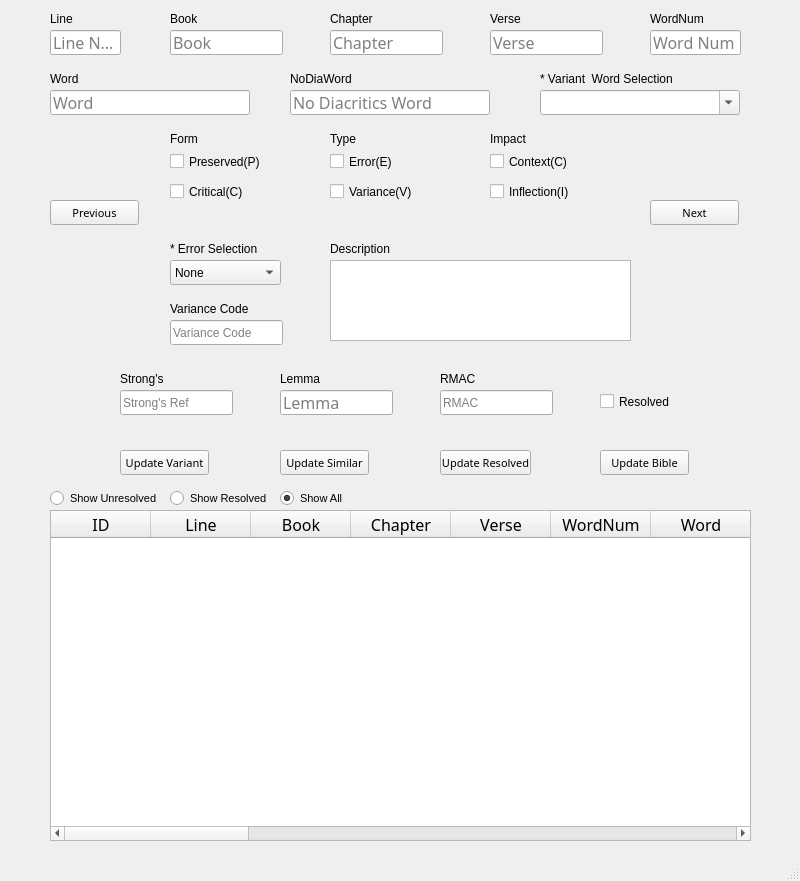
<?xml version="1.0" encoding="UTF-8"?>
<ui version="4.0">
 <class>MainWindow</class>
 <widget class="QMainWindow" name="MainWindow">
  <property name="geometry">
   <rect>
    <x>0</x>
    <y>0</y>
    <width>800</width>
    <height>881</height>
   </rect>
  </property>
  <property name="windowTitle">
   <string>Variant Resolution</string>
  </property>
  <widget class="QWidget" name="centralwidget">
   <widget class="QCheckBox" name="PreservedCkBox">
    <property name="geometry">
     <rect>
      <x>170</x>
      <y>150</y>
      <width>111</width>
      <height>23</height>
     </rect>
    </property>
    <property name="text">
     <string>Preserved(P)</string>
    </property>
   </widget>
   <widget class="QCheckBox" name="CriticalCkBox">
    <property name="geometry">
     <rect>
      <x>170</x>
      <y>180</y>
      <width>92</width>
      <height>23</height>
     </rect>
    </property>
    <property name="text">
     <string>Critical(C)</string>
    </property>
   </widget>
   <widget class="QLabel" name="FormLabel">
    <property name="geometry">
     <rect>
      <x>170</x>
      <y>130</y>
      <width>67</width>
      <height>17</height>
     </rect>
    </property>
    <property name="text">
     <string>Form</string>
    </property>
   </widget>
   <widget class="QLabel" name="TypeLabel">
    <property name="geometry">
     <rect>
      <x>330</x>
      <y>130</y>
      <width>67</width>
      <height>17</height>
     </rect>
    </property>
    <property name="text">
     <string>Type</string>
    </property>
   </widget>
   <widget class="QCheckBox" name="ErrorCkBox">
    <property name="geometry">
     <rect>
      <x>330</x>
      <y>150</y>
      <width>92</width>
      <height>23</height>
     </rect>
    </property>
    <property name="text">
     <string>Error(E)</string>
    </property>
   </widget>
   <widget class="QCheckBox" name="VarianceCkBox">
    <property name="geometry">
     <rect>
      <x>330</x>
      <y>180</y>
      <width>101</width>
      <height>23</height>
     </rect>
    </property>
    <property name="text">
     <string>Variance(V)</string>
    </property>
   </widget>
   <widget class="QLabel" name="ImpactLabel">
    <property name="geometry">
     <rect>
      <x>490</x>
      <y>130</y>
      <width>67</width>
      <height>17</height>
     </rect>
    </property>
    <property name="text">
     <string>Impact</string>
    </property>
   </widget>
   <widget class="QCheckBox" name="ContextCkBox">
    <property name="geometry">
     <rect>
      <x>490</x>
      <y>150</y>
      <width>92</width>
      <height>23</height>
     </rect>
    </property>
    <property name="text">
     <string>Context(C)</string>
    </property>
   </widget>
   <widget class="QCheckBox" name="InflectionCkBox">
    <property name="geometry">
     <rect>
      <x>490</x>
      <y>180</y>
      <width>101</width>
      <height>23</height>
     </rect>
    </property>
    <property name="text">
     <string>Inflection(I)</string>
    </property>
   </widget>
   <widget class="QLabel" name="ErrorCodeLabel">
    <property name="geometry">
     <rect>
      <x>170</x>
      <y>240</y>
      <width>111</width>
      <height>17</height>
     </rect>
    </property>
    <property name="text">
     <string>* Error Selection</string>
    </property>
   </widget>
   <widget class="QComboBox" name="ErrorCodeCombo">
    <property name="geometry">
     <rect>
      <x>170</x>
      <y>260</y>
      <width>111</width>
      <height>25</height>
     </rect>
    </property>
    <item>
     <property name="text">
      <string>None</string>
     </property>
    </item>
    <item>
     <property name="text">
      <string>Addition-A</string>
     </property>
    </item>
    <item>
     <property name="text">
      <string>Diacritic-D</string>
     </property>
    </item>
    <item>
     <property name="text">
      <string>RMAC-M</string>
     </property>
    </item>
    <item>
     <property name="text">
      <string>Omission-O</string>
     </property>
    </item>
    <item>
     <property name="text">
      <string>Punctuation-P</string>
     </property>
    </item>
    <item>
     <property name="text">
      <string>Strong's-S</string>
     </property>
    </item>
    <item>
     <property name="text">
      <string>Spelling-X</string>
     </property>
    </item>
    <item>
     <property name="text">
      <string>Spacing-Y</string>
     </property>
    </item>
    <item>
     <property name="text">
      <string>Printing-Z</string>
     </property>
    </item>
    <item>
     <property name="text">
      <string>Translation-T</string>
     </property>
    </item>
   </widget>
   <widget class="QTextEdit" name="DescriptionTextEdit">
    <property name="geometry">
     <rect>
      <x>330</x>
      <y>260</y>
      <width>301</width>
      <height>81</height>
     </rect>
    </property>
    <property name="font">
     <font>
      <family>FROMVS</family>
      <pointsize>12</pointsize>
     </font>
    </property>
    <property name="placeholderText">
     <string/>
    </property>
   </widget>
   <widget class="QLabel" name="StrongsLabel">
    <property name="geometry">
     <rect>
      <x>120</x>
      <y>370</y>
      <width>67</width>
      <height>17</height>
     </rect>
    </property>
    <property name="text">
     <string>Strong's</string>
    </property>
   </widget>
   <widget class="QLabel" name="LemmaLabel">
    <property name="geometry">
     <rect>
      <x>280</x>
      <y>370</y>
      <width>67</width>
      <height>17</height>
     </rect>
    </property>
    <property name="text">
     <string>Lemma</string>
    </property>
   </widget>
   <widget class="QLabel" name="RMACLabel">
    <property name="geometry">
     <rect>
      <x>440</x>
      <y>370</y>
      <width>67</width>
      <height>17</height>
     </rect>
    </property>
    <property name="text">
     <string>RMAC</string>
    </property>
   </widget>
   <widget class="QLabel" name="VarianceCodeLabel">
    <property name="geometry">
     <rect>
      <x>170</x>
      <y>300</y>
      <width>101</width>
      <height>17</height>
     </rect>
    </property>
    <property name="text">
     <string>Variance Code</string>
    </property>
   </widget>
   <widget class="QLabel" name="DescriptionLabel">
    <property name="geometry">
     <rect>
      <x>330</x>
      <y>240</y>
      <width>81</width>
      <height>17</height>
     </rect>
    </property>
    <property name="text">
     <string>Description</string>
    </property>
   </widget>
   <widget class="QLineEdit" name="VarianceCodeLE">
    <property name="geometry">
     <rect>
      <x>170</x>
      <y>320</y>
      <width>113</width>
      <height>25</height>
     </rect>
    </property>
    <property name="readOnly">
     <bool>true</bool>
    </property>
    <property name="placeholderText">
     <string>Variance Code</string>
    </property>
   </widget>
   <widget class="QLabel" name="VarWordSelLabel">
    <property name="geometry">
     <rect>
      <x>540</x>
      <y>70</y>
      <width>181</width>
      <height>17</height>
     </rect>
    </property>
    <property name="text">
     <string>* Variant  Word Selection</string>
    </property>
   </widget>
   <widget class="QComboBox" name="VarWordSelCombo">
    <property name="geometry">
     <rect>
      <x>540</x>
      <y>90</y>
      <width>200</width>
      <height>25</height>
     </rect>
    </property>
    <property name="font">
     <font>
      <family>FROMVS</family>
      <pointsize>12</pointsize>
     </font>
    </property>
    <property name="editable">
     <bool>true</bool>
    </property>
    <property name="currentText">
     <string/>
    </property>
    <property name="insertPolicy">
     <enum>QComboBox::InsertAtBottom</enum>
    </property>
    <property name="modelColumn">
     <number>0</number>
    </property>
   </widget>
   <widget class="QLineEdit" name="StrongsLE">
    <property name="geometry">
     <rect>
      <x>120</x>
      <y>390</y>
      <width>113</width>
      <height>25</height>
     </rect>
    </property>
    <property name="text">
     <string/>
    </property>
    <property name="readOnly">
     <bool>true</bool>
    </property>
    <property name="placeholderText">
     <string>Strong's Ref</string>
    </property>
   </widget>
   <widget class="QLineEdit" name="LemmaLE">
    <property name="geometry">
     <rect>
      <x>280</x>
      <y>390</y>
      <width>113</width>
      <height>25</height>
     </rect>
    </property>
    <property name="font">
     <font>
      <family>FROMVS</family>
      <pointsize>12</pointsize>
     </font>
    </property>
    <property name="readOnly">
     <bool>true</bool>
    </property>
    <property name="placeholderText">
     <string>Lemma</string>
    </property>
   </widget>
   <widget class="QLineEdit" name="RMACLE">
    <property name="geometry">
     <rect>
      <x>440</x>
      <y>390</y>
      <width>113</width>
      <height>25</height>
     </rect>
    </property>
    <property name="readOnly">
     <bool>true</bool>
    </property>
    <property name="placeholderText">
     <string>RMAC</string>
    </property>
   </widget>
   <widget class="QLineEdit" name="WordLE">
    <property name="geometry">
     <rect>
      <x>50</x>
      <y>90</y>
      <width>200</width>
      <height>25</height>
     </rect>
    </property>
    <property name="font">
     <font>
      <family>FROMVS</family>
      <pointsize>12</pointsize>
     </font>
    </property>
    <property name="readOnly">
     <bool>true</bool>
    </property>
    <property name="placeholderText">
     <string>Word</string>
    </property>
   </widget>
   <widget class="QLineEdit" name="NoDiaWordLE">
    <property name="geometry">
     <rect>
      <x>290</x>
      <y>90</y>
      <width>200</width>
      <height>25</height>
     </rect>
    </property>
    <property name="font">
     <font>
      <family>FROMVS</family>
      <pointsize>12</pointsize>
     </font>
    </property>
    <property name="readOnly">
     <bool>true</bool>
    </property>
    <property name="placeholderText">
     <string>No Diacritics Word</string>
    </property>
   </widget>
   <widget class="QLabel" name="WordLabel">
    <property name="geometry">
     <rect>
      <x>50</x>
      <y>70</y>
      <width>67</width>
      <height>17</height>
     </rect>
    </property>
    <property name="text">
     <string>Word</string>
    </property>
   </widget>
   <widget class="QLabel" name="NoDiaWordLabel">
    <property name="geometry">
     <rect>
      <x>290</x>
      <y>70</y>
      <width>81</width>
      <height>17</height>
     </rect>
    </property>
    <property name="text">
     <string>NoDiaWord</string>
    </property>
   </widget>
   <widget class="QPushButton" name="UpdateButton">
    <property name="geometry">
     <rect>
      <x>120</x>
      <y>450</y>
      <width>89</width>
      <height>25</height>
     </rect>
    </property>
    <property name="font">
     <font>
      <family>FROMVS</family>
      <pointsize>8</pointsize>
     </font>
    </property>
    <property name="text">
     <string>Update Variant</string>
    </property>
    <property name="icon">
     <iconset theme="up">
      <normaloff>../../../../../../../../.designer/backup</normaloff>../../../../../../../../.designer/backup</iconset>
    </property>
   </widget>
   <widget class="QPushButton" name="UpdateAllButton">
    <property name="geometry">
     <rect>
      <x>600</x>
      <y>450</y>
      <width>89</width>
      <height>25</height>
     </rect>
    </property>
    <property name="font">
     <font>
      <family>FROMVS</family>
      <pointsize>8</pointsize>
     </font>
    </property>
    <property name="text">
     <string>Update Bible</string>
    </property>
    <property name="icon">
     <iconset theme="top">
      <normaloff>../../../../../../../../.designer/backup</normaloff>../../../../../../../../.designer/backup</iconset>
    </property>
   </widget>
   <widget class="QLabel" name="BookLabel">
    <property name="geometry">
     <rect>
      <x>170</x>
      <y>10</y>
      <width>67</width>
      <height>17</height>
     </rect>
    </property>
    <property name="text">
     <string>Book</string>
    </property>
   </widget>
   <widget class="QLabel" name="ChapterLabel">
    <property name="geometry">
     <rect>
      <x>330</x>
      <y>10</y>
      <width>67</width>
      <height>17</height>
     </rect>
    </property>
    <property name="text">
     <string>Chapter</string>
    </property>
   </widget>
   <widget class="QLabel" name="VerseLable">
    <property name="geometry">
     <rect>
      <x>490</x>
      <y>10</y>
      <width>67</width>
      <height>17</height>
     </rect>
    </property>
    <property name="text">
     <string>Verse</string>
    </property>
   </widget>
   <widget class="QLineEdit" name="BookLE">
    <property name="geometry">
     <rect>
      <x>170</x>
      <y>30</y>
      <width>113</width>
      <height>25</height>
     </rect>
    </property>
    <property name="font">
     <font>
      <family>FROMVS</family>
      <pointsize>12</pointsize>
     </font>
    </property>
    <property name="readOnly">
     <bool>true</bool>
    </property>
    <property name="placeholderText">
     <string>Book</string>
    </property>
   </widget>
   <widget class="QLineEdit" name="ChapterLE">
    <property name="geometry">
     <rect>
      <x>330</x>
      <y>30</y>
      <width>113</width>
      <height>25</height>
     </rect>
    </property>
    <property name="font">
     <font>
      <family>FROMVS</family>
      <pointsize>12</pointsize>
     </font>
    </property>
    <property name="readOnly">
     <bool>true</bool>
    </property>
    <property name="placeholderText">
     <string>Chapter</string>
    </property>
   </widget>
   <widget class="QLineEdit" name="VerseLE">
    <property name="geometry">
     <rect>
      <x>490</x>
      <y>30</y>
      <width>113</width>
      <height>25</height>
     </rect>
    </property>
    <property name="font">
     <font>
      <family>FROMVS</family>
      <pointsize>12</pointsize>
     </font>
    </property>
    <property name="readOnly">
     <bool>true</bool>
    </property>
    <property name="placeholderText">
     <string>Verse</string>
    </property>
   </widget>
   <widget class="QPushButton" name="PreviousButton">
    <property name="geometry">
     <rect>
      <x>50</x>
      <y>200</y>
      <width>89</width>
      <height>25</height>
     </rect>
    </property>
    <property name="font">
     <font>
      <family>FROMVS</family>
      <pointsize>8</pointsize>
     </font>
    </property>
    <property name="text">
     <string>Previous</string>
    </property>
    <property name="icon">
     <iconset theme="previous">
      <normaloff>../../../../../../../../.designer/backup</normaloff>../../../../../../../../.designer/backup</iconset>
    </property>
   </widget>
   <widget class="QPushButton" name="NextButton">
    <property name="geometry">
     <rect>
      <x>650</x>
      <y>200</y>
      <width>89</width>
      <height>25</height>
     </rect>
    </property>
    <property name="font">
     <font>
      <family>FROMVS</family>
      <pointsize>8</pointsize>
     </font>
    </property>
    <property name="text">
     <string>Next</string>
    </property>
    <property name="icon">
     <iconset theme="next">
      <normaloff>../../../../../../../../.designer/backup</normaloff>../../../../../../../../.designer/backup</iconset>
    </property>
   </widget>
   <widget class="QTableWidget" name="VarianceTable">
    <property name="geometry">
     <rect>
      <x>50</x>
      <y>510</y>
      <width>701</width>
      <height>331</height>
     </rect>
    </property>
    <property name="font">
     <font>
      <family>FROMVS</family>
      <pointsize>12</pointsize>
     </font>
    </property>
    <property name="selectionMode">
     <enum>QAbstractItemView::SingleSelection</enum>
    </property>
    <property name="selectionBehavior">
     <enum>QAbstractItemView::SelectRows</enum>
    </property>
    <column>
     <property name="text">
      <string>ID</string>
     </property>
    </column>
    <column>
     <property name="text">
      <string>Line</string>
     </property>
    </column>
    <column>
     <property name="text">
      <string>Book</string>
     </property>
    </column>
    <column>
     <property name="text">
      <string>Chapter</string>
     </property>
    </column>
    <column>
     <property name="text">
      <string>Verse</string>
     </property>
    </column>
    <column>
     <property name="text">
      <string>WordNum</string>
     </property>
    </column>
    <column>
     <property name="text">
      <string>Word</string>
     </property>
    </column>
    <column>
     <property name="text">
      <string>NoDiaWord</string>
     </property>
    </column>
    <column>
     <property name="text">
      <string>VarWord</string>
     </property>
    </column>
    <column>
     <property name="text">
      <string>Strong</string>
     </property>
    </column>
    <column>
     <property name="text">
      <string>RMAC</string>
     </property>
    </column>
    <column>
     <property name="text">
      <string>Lemma</string>
     </property>
    </column>
    <column>
     <property name="text">
      <string>ErrorCode</string>
     </property>
    </column>
    <column>
     <property name="text">
      <string>VarCode</string>
     </property>
    </column>
    <column>
     <property name="text">
      <string>Description</string>
     </property>
    </column>
    <column>
     <property name="text">
      <string>Preserved</string>
     </property>
    </column>
    <column>
     <property name="text">
      <string>Critical</string>
     </property>
    </column>
    <column>
     <property name="text">
      <string>Error</string>
     </property>
    </column>
    <column>
     <property name="text">
      <string>Variance</string>
     </property>
    </column>
    <column>
     <property name="text">
      <string>Context</string>
     </property>
    </column>
    <column>
     <property name="text">
      <string>Inflection</string>
     </property>
    </column>
    <column>
     <property name="text">
      <string>Resolved</string>
     </property>
    </column>
   </widget>
   <widget class="QLineEdit" name="LineLE">
    <property name="geometry">
     <rect>
      <x>50</x>
      <y>30</y>
      <width>71</width>
      <height>25</height>
     </rect>
    </property>
    <property name="font">
     <font>
      <family>FROMVS</family>
      <pointsize>12</pointsize>
     </font>
    </property>
    <property name="readOnly">
     <bool>true</bool>
    </property>
    <property name="placeholderText">
     <string>Line Num</string>
    </property>
   </widget>
   <widget class="QLabel" name="LineLabel">
    <property name="geometry">
     <rect>
      <x>50</x>
      <y>10</y>
      <width>67</width>
      <height>17</height>
     </rect>
    </property>
    <property name="text">
     <string>Line</string>
    </property>
   </widget>
   <widget class="QLineEdit" name="WordNumLE">
    <property name="geometry">
     <rect>
      <x>650</x>
      <y>30</y>
      <width>91</width>
      <height>25</height>
     </rect>
    </property>
    <property name="font">
     <font>
      <family>FROMVS</family>
      <pointsize>12</pointsize>
     </font>
    </property>
    <property name="readOnly">
     <bool>true</bool>
    </property>
    <property name="placeholderText">
     <string>Word Num</string>
    </property>
   </widget>
   <widget class="QLabel" name="WordNumLabel">
    <property name="geometry">
     <rect>
      <x>650</x>
      <y>10</y>
      <width>71</width>
      <height>17</height>
     </rect>
    </property>
    <property name="text">
     <string>WordNum</string>
    </property>
   </widget>
   <widget class="QPushButton" name="UpdateSimButton">
    <property name="geometry">
     <rect>
      <x>280</x>
      <y>450</y>
      <width>89</width>
      <height>25</height>
     </rect>
    </property>
    <property name="font">
     <font>
      <family>FROMVS</family>
      <pointsize>8</pointsize>
     </font>
    </property>
    <property name="text">
     <string>Update Similar</string>
    </property>
    <property name="icon">
     <iconset theme="up">
      <normaloff>../../../../../../../../.designer/backup</normaloff>../../../../../../../../.designer/backup</iconset>
    </property>
   </widget>
   <widget class="QCheckBox" name="ResolvedCkBox">
    <property name="geometry">
     <rect>
      <x>600</x>
      <y>390</y>
      <width>92</width>
      <height>23</height>
     </rect>
    </property>
    <property name="text">
     <string>Resolved</string>
    </property>
   </widget>
   <widget class="QPushButton" name="ResolveButton">
    <property name="geometry">
     <rect>
      <x>440</x>
      <y>450</y>
      <width>91</width>
      <height>25</height>
     </rect>
    </property>
    <property name="font">
     <font>
      <family>FROMVS</family>
      <pointsize>8</pointsize>
     </font>
    </property>
    <property name="text">
     <string>Update Resolved</string>
    </property>
    <property name="icon">
     <iconset theme="top">
      <normaloff>../../../../../../../../.designer/backup</normaloff>../../../../../../../../.designer/backup</iconset>
    </property>
   </widget>
   <widget class="QRadioButton" name="allRadButton">
    <property name="geometry">
     <rect>
      <x>280</x>
      <y>490</y>
      <width>71</width>
      <height>16</height>
     </rect>
    </property>
    <property name="sizePolicy">
     <sizepolicy hsizetype="Minimum" vsizetype="Fixed">
      <horstretch>0</horstretch>
      <verstretch>0</verstretch>
     </sizepolicy>
    </property>
    <property name="font">
     <font>
      <pointsize>8</pointsize>
     </font>
    </property>
    <property name="text">
     <string>Show All</string>
    </property>
    <property name="checked">
     <bool>true</bool>
    </property>
   </widget>
   <widget class="QRadioButton" name="resRadButton">
    <property name="geometry">
     <rect>
      <x>170</x>
      <y>490</y>
      <width>111</width>
      <height>16</height>
     </rect>
    </property>
    <property name="sizePolicy">
     <sizepolicy hsizetype="Minimum" vsizetype="Fixed">
      <horstretch>0</horstretch>
      <verstretch>0</verstretch>
     </sizepolicy>
    </property>
    <property name="font">
     <font>
      <pointsize>8</pointsize>
     </font>
    </property>
    <property name="text">
     <string>Show Resolved</string>
    </property>
   </widget>
   <widget class="QRadioButton" name="unresRadButton">
    <property name="geometry">
     <rect>
      <x>50</x>
      <y>490</y>
      <width>111</width>
      <height>16</height>
     </rect>
    </property>
    <property name="sizePolicy">
     <sizepolicy hsizetype="Minimum" vsizetype="Fixed">
      <horstretch>0</horstretch>
      <verstretch>0</verstretch>
     </sizepolicy>
    </property>
    <property name="font">
     <font>
      <pointsize>8</pointsize>
     </font>
    </property>
    <property name="text">
     <string>Show Unresolved</string>
    </property>
    <property name="checked">
     <bool>false</bool>
    </property>
   </widget>
  </widget>
  <widget class="QMenuBar" name="menubar">
   <property name="geometry">
    <rect>
     <x>0</x>
     <y>0</y>
     <width>800</width>
     <height>22</height>
    </rect>
   </property>
  </widget>
  <widget class="QStatusBar" name="statusbar"/>
 </widget>
 <resources/>
 <connections/>
</ui>
